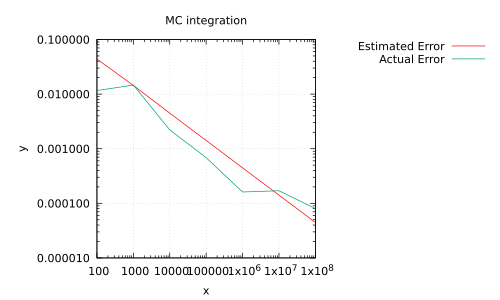

Source code (gnuplot):
set terminal pdf
set title "MC integration"
set xlabel "x"
set ylabel "y"
set grid
set key outside

set logscale xz
set logscale y
set size square 1.0,1.0

set linetype 1 lc rgb "red"
set pointsize 0.3


plot "Circle.txt" using 1:3 with lines title "Estimated Error",\
"Circle.txt" using 1:4 with lines title "Actual Error"
pause -1
